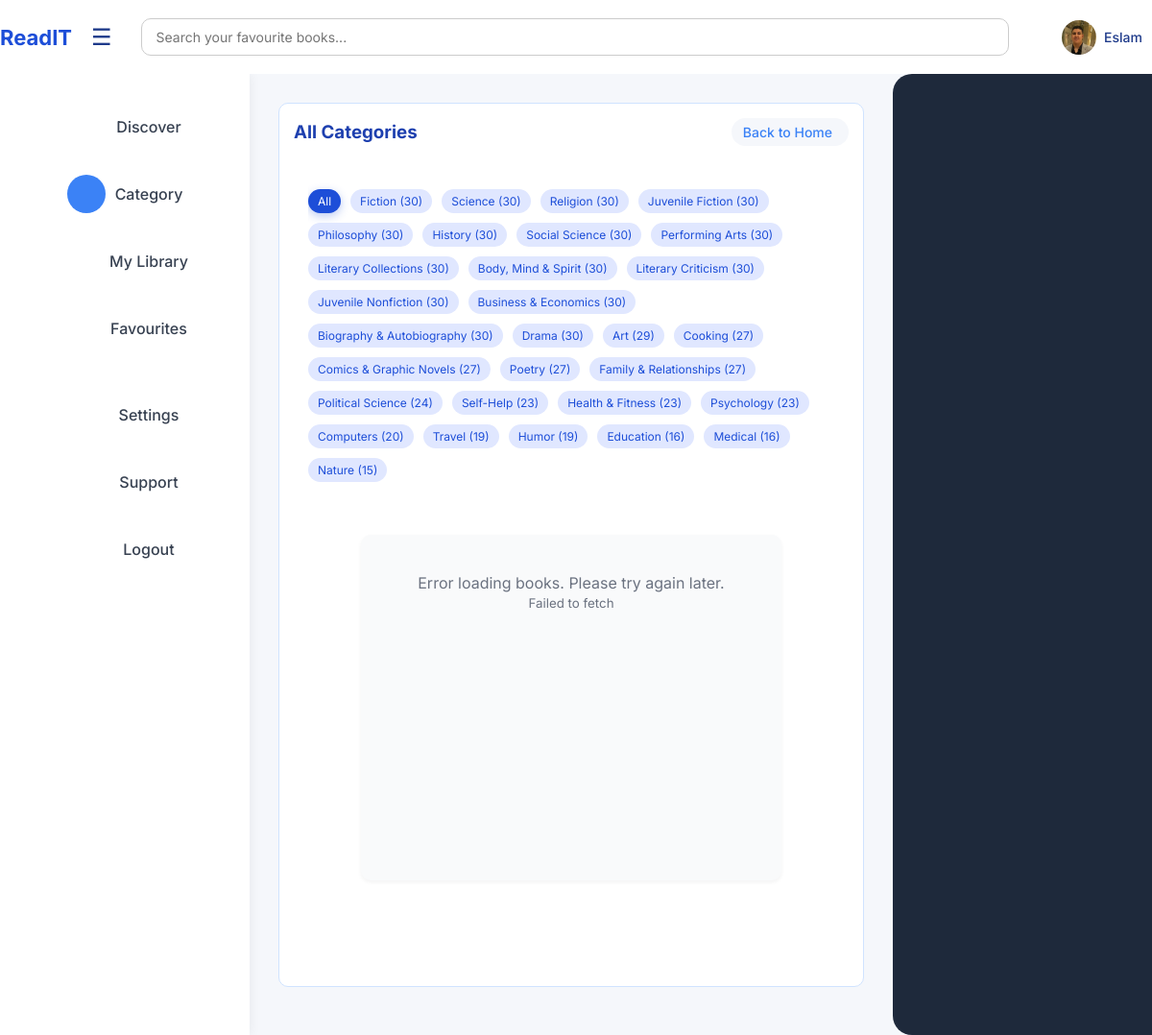
The page /home/categories/ (signed in) on the database its author committed.
### home/models.py (models this page shows, shortened)
class Members(models.Model):
  USER_TYPES = (
    ('Admin', 'Admin'),
    ('Customer', 'Customer'),
  )
  first_name = models.CharField(max_length=255)
  last_name = models.CharField(max_length=255)
  username = models.CharField(max_length=255, unique=True)
  email = models.EmailField(unique=True)
  password = models.CharField(max_length=255)
  phone = models.CharField(max_length=20, unique=True, null=True)
  image = models.ImageField(upload_to='user-images/', blank=True, null=True)
  user_type = models.CharField(max_length=10, choices=USER_TYPES)

class Category(models.Model):
  name = models.CharField(max_length=255, unique=True)
  description = models.TextField(blank=True, null=True)
  class Meta:
    verbose_name_plural = "Categories"

### home/views.py (the view)
# urls.py: path('categories/', views.categoriesPage, name='categories'),
def categoriesPage(request):
  categories = Category.objects.annotate(
    book_count=Count('books')
  ).order_by('-book_count')
  user_image = None
  username = None
  userType=None
  favorite_book_ids = []
  if request.session.get('is_logged_in'):
    try:
      user = Members.objects.get(email=request.session.get('user_email'))
      user_image = user.image.url if user.image else '/static/images/default-user.png'
      username = user.username
      userType = user.user_type
      favorite_book_ids = FavouriteBooks.objects.filter(member=user).values_list('book_id', flat=True)
    except Members.DoesNotExist:
      pass
    except Exception as e:
      print(f"Error getting user details: {e}")
  return render(request, 'categories.html', {
    'is_logged_in': request.session.get('is_logged_in', False),
    'categories': categories,
    'user_image': user_image,
    'username': username,
    'favorite_book_ids': list(favorite_book_ids),
    'userType': userType,
  })

### home/context_processors.py (called while the page is built)
def member_context(request):
    member = None
    member_id = request.session.get('userID')
    if member_id:
        try:
            member = Members.objects.get(id=member_id)
        except Members.DoesNotExist:
            pass
    return {'current_member': member}

### home/templates/categories.html (shortened to what this page needs)
<!DOCTYPE html>
<html lang="en">
{% load static %}
<head>
  <link rel="stylesheet" href="{% static 'home/home.css' %}">
  <link rel="stylesheet" href="{% static 'home/sidebar.css' %}">
  <link rel="stylesheet" href="{% static 'home/navbar.css' %}">
  <link rel="stylesheet" href="{% static 'home/out-of-stock.css' %}">
</head>
<body data-logged-in="{{ is_logged_in|lower }}" data-favorite-book-ids="{{ favorite_book_ids|join:',' }}" data-user-type="{{ userType }}">
  <div class="navbar">
    <h2 class="logo">ReadIT</h2>
    <button id="toggle-sidebar" class="sidebar-toggle-btn">☰</button>
    <div class="search-input">
      <input type="text" placeholder="Search your favourite books...">
    </div>
    <div class="profile">
      {% if is_logged_in %}
        <div class="user-profile">
          <img src="{{ user_image }}" alt="{{ username }}">
          <span class="username">{{ username }}</span>
        </div>
      {% else %}
        <a href="{% url 'login' %}" class="sign-in-btn">
          <i class="ph ph-sign-in"></i>
          <span>Sign In</span>
        </a>
      {% endif %}
    </div>
  </div>
  <div class="main-content-area">
    <div class="sidebar">
      <ul>
        <li id="home-btn">
          <span class="icon-wrapper"></span>
          <span class="label">Discover</span>
        </li>
        <li class="active" id="categories-btn">
          <span class="icon-wrapper"></span>
          <span class="label">Category</span>
        </li>
        <li id="borrowed-btn">
          <span class="icon-wrapper"></span>
          <span class="label">My Library</span>
        </li>
        <li id="favourites-btn">
          <span class="icon-wrapper"></span>
          <span class="label">Favourites</span>
        </li>
        <li id="settings-btn">
          <span class="icon-wrapper"></span>
          <span class="label">Settings</span>
        </li>
        <li id="support-btn">
          <span class="icon-wrapper"></span>
          <span class="label">Support</span>
        </li>
        <li id="logout-btn">
          <span class="icon-wrapper"></span>
          <span class="label">Logout</span>
        </li>
      </ul>
    </div>
    <div class="content-wrapper">
      <div class="main">
        <div class="featured">
          <div class="section-header">
            <h3>All Categories</h3>
            <a href="/home/homePage/" class="see-all-btn">Back to Home </a>
          </div>
          <div class="categories-section">
            <div class="tags-container">
              <div class="tags">
                <div class="tag active" data-category-id="all">All</div>
                {% for category in categories %}
                  <div class="tag" data-category-id="{{ category.id }}">
                    {{ category.name }} ({{ category.book_count }})
                  </div>
                {% endfor %}
              </div>
            </div>
            <div id="category-books-container" class="books-row category-books category-fade-in">
            </div>
          </div>
        </div>
      </div>
    </div>
    <div class="profile-box"></div>
  </div>
</body>
</html>

### home/static/home/Home.css (style rules this page uses)
* { margin: 0; padding: 0; box-sizing: border-box; font-family: 'Inter', sans-serif; }
body { background-color: #f5f7fb; display: flex; flex-direction: column; height: 100vh; margin: 0; padding: 0; overflow: hidden; }
.main-content-area { display: flex; flex: 1; position: relative; height: calc(100vh - 77px); overflow: hidden; }
.content-wrapper { flex: 1; display: flex; flex-direction: column; position: relative; overflow-y: auto; height: 100%; }
.main { padding: 30px; }
.books-row { display: flex; gap: 20px; margin-bottom: 40px; }
.categories-section { margin-top: 5px; margin-bottom: 20px; background-color: white; border-radius: 10px; padding: 15px; }
.categories .tags, .tags-container .tags { display: flex; gap: 10px; margin-bottom: 15px; flex-wrap: wrap; }
.tag { background-color: #e0e7ff; color: #1d4ed8; padding: 5px 10px; border-radius: 20px; font-size: 12px; cursor: pointer; transition: all 0.3s ease; position: relative; overflow: hidden; }
.category-fade-in { animation: fadeIn 0.5s ease-in-out; }
.tag.active { background-color: #1d4ed8; color: white; box-shadow: 0 3px 10px rgba(29, 78, 216, 0.3); }
.tag::after { content: ''; position: absolute; top: 50%; left: 50%; width: 100%; height: 100%; background: rgba(255, 255, 255, 0.3); opacity: 0; border-radius: 20px; transform: translate(-50%, -50%) scale(0); transition: transform 0.4s ease, opacity 0.3s ease; }
.category-books { min-height: 400px; position: relative; transition: opacity 0.3s ease-in-out; transition: opacity 0.3s ease; }
.category-fade-in { opacity: 1; }
.tags-container { padding: 15px 0; overflow-x: auto; white-space: nowrap; margin-bottom: 20px; -webkit-overflow-scrolling: touch; }
.tags-container .tags { margin-bottom: 0; }
.profile-box { width: 270px; background-color: #1e293b; color: white; padding: 25px; border-top-left-radius: 20px; border-bottom-left-radius: 20px; height: 100%; display: flex; flex-direction: column; gap: 12px; overflow-y: auto; flex-shrink: 0; z-index: 5; position: sticky; top: 0; transition: opacity 0.3s ease-in-out; text-align: center; }
.featured { background-color: white; border-radius: 10px; padding: 15px; margin-bottom: 20px; object-fit: cover; }
.featured:first-child { background-color: white; border: 1px solid #d0e3ff; }
.featured:first-child .section-header h3 { color: #1e40af; }
.user-profile { display: flex; align-items: center; gap: 8px; cursor: pointer; padding: 5px 10px; border-radius: 20px; transition: background-color 0.2s ease; }
.username { font-size: 14px; font-weight: 500; color: #1e3a8a; }
.section-header { display: flex; justify-content: space-between; align-items: center; margin-bottom: 15px; }
.see-all-btn { background-color: #f5f7fb; color: #3b82f6; padding: 6px 12px; border-radius: 20px; text-decoration: none; font-size: 14px; font-weight: 500; display: flex; align-items: center; gap: 5px; transition: all 0.2s ease; }
.books-row { display: flex; gap: 20px; margin-bottom: 40px; flex-wrap: wrap; }

### home/static/home/sidebar.css (style rules this page uses)
.sidebar { width: 260px; background-color: #ffffff; height: 100%; padding: 20px 0; box-shadow: 2px 0 10px rgba(0, 0, 0, 0.05); transition: width 0.3s ease; display: flex; flex-direction: column; align-items: center; z-index: 5; flex-shrink: 0; position: sticky; top: 0; }
.logo { font-size: 24px; font-weight: bold; color: #1e3a8a; margin-right: 20px; transition: font-size 0.3s ease, text-align 0.3s ease; }
.sidebar ul { list-style: none; padding: 0; margin: 0; flex: 1; width: 100%; display: flex; flex-direction: column; align-items: center; }
.sidebar ul li { width: 100%; display: flex; justify-content: center; align-items: center; padding: 15px 0; cursor: pointer; transition: all 0.3s ease; position: relative; }
.sidebar ul li .icon-wrapper { width: 40px; height: 40px; background: transparent; border-radius: 50%; display: flex; justify-content: center; align-items: center; transition: background-color 0.3s ease; }
.sidebar ul li:hover .icon-wrapper, .sidebar ul li.active .icon-wrapper { background-color: #3b82f6; }
.sidebar ul li .label { margin-left: 10px; color: #374151; font-weight: 500; transition: opacity 0.3s ease; white-space: nowrap; }
.sidebar-toggle-btn { background: none; border: none; font-size: 24px; cursor: pointer; color: #1e3a8a; transition: transform 0.2s ease; }

### rows shown on the page
Members: username "Eslam"
Category: name "Fiction", book_count "30"
Category: name "Science", book_count "30"
Category: name "Religion", book_count "30"
Category: name "Juvenile Fiction", book_count "30"
Category: name "Philosophy", book_count "30"
Category: name "History", book_count "30"
Category: name "Social Science", book_count "30"
Category: name "Performing Arts", book_count "30"
Category: name "Literary Collections", book_count "30"
Category: name "Body, Mind & Spirit", book_count "30"
Category: name "Literary Criticism", book_count "30"
Category: name "Juvenile Nonfiction", book_count "30"
Category: name "Business & Economics", book_count "30"
Category: name "Biography & Autobiography", book_count "30"
Category: name "Drama", book_count "30"
Category: name "Art", book_count "29"
Category: name "Cooking", book_count "27"
Category: name "Comics & Graphic Novels", book_count "27"
Category: name "Poetry", book_count "27"
Category: name "Family & Relationships", book_count "27"
Category: name "Political Science", book_count "24"
Category: name "Self-Help", book_count "23"
Category: name "Health & Fitness", book_count "23"
Category: name "Psychology", book_count "23"
Category: name "Computers", book_count "20"
Category: name "Travel", book_count "19"
Category: name "Humor", book_count "19"
Category: name "Education", book_count "16"
Category: name "Medical", book_count "16"
Category: name "Nature", book_count "15"
